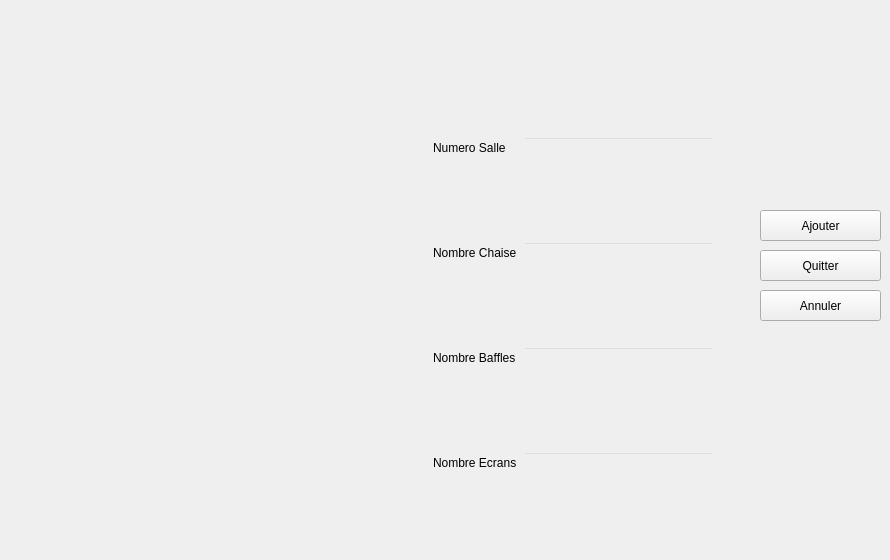
        <widget class="QWidget" name="Ajout_Reservation">
         <property name="styleSheet">
          <string notr="true"/>
         </property>
         <widget class="QPushButton" name="pushButton_13">
          <property name="geometry">
           <rect>
            <x>760</x>
            <y>250</y>
            <width>121</width>
            <height>31</height>
           </rect>
          </property>
          <property name="cursor">
           <cursorShape>PointingHandCursor</cursorShape>
          </property>
          <property name="styleSheet">
           <string notr="true"/>
          </property>
          <property name="text">
           <string>Quitter</string>
          </property>
          <property name="icon">
           <iconset resource="source.qrc">
            <normaloff>:/photos/close2.png</normaloff>:/photos/close2.png</iconset>
          </property>
         </widget>
         <widget class="QPushButton" name="return_from_ajout">
          <property name="geometry">
           <rect>
            <x>760</x>
            <y>290</y>
            <width>121</width>
            <height>31</height>
           </rect>
          </property>
          <property name="cursor">
           <cursorShape>PointingHandCursor</cursorShape>
          </property>
          <property name="styleSheet">
           <string notr="true"/>
          </property>
          <property name="text">
           <string>Annuler</string>
          </property>
          <property name="icon">
           <iconset resource="source.qrc">
            <normaloff>:/photos/return1.png</normaloff>:/photos/return1.png</iconset>
          </property>
         </widget>
         <widget class="QPushButton" name="pushButton_14">
          <property name="geometry">
           <rect>
            <x>760</x>
            <y>210</y>
            <width>121</width>
            <height>31</height>
           </rect>
          </property>
          <property name="cursor">
           <cursorShape>PointingHandCursor</cursorShape>
          </property>
          <property name="styleSheet">
           <string notr="true"/>
          </property>
          <property name="text">
           <string>Ajouter</string>
          </property>
          <property name="icon">
           <iconset resource="source.qrc">
            <normaloff>:/photos/add1.png</normaloff>:/photos/add1.png</iconset>
          </property>
         </widget>
         <widget class="QWidget" name="widget" native="true">
          <property name="geometry">
           <rect>
            <x>433</x>
            <y>60</y>
            <width>281</width>
            <height>491</height>
           </rect>
          </property>
          <property name="styleSheet">
           <string notr="true">QWidget{
background-color :rgba(0,0,0,0);
}
QLineEdit:focus {
	background-color: rgb(200, 200, 200);
 }</string>
          </property>
          <layout class="QGridLayout" name="gridLayout_3">
           <item row="0" column="0">
            <widget class="QLabel" name="label_64">
             <property name="text">
              <string>Numero Salle</string>
             </property>
            </widget>
           </item>
           <item row="0" column="1">
            <widget class="QLineEdit" name="nm_salle_ajout">
             <property name="styleSheet">
              <string notr="true"/>
             </property>
             <property name="readOnly">
              <bool>false</bool>
             </property>
            </widget>
           </item>
           <item row="1" column="0">
            <widget class="QLabel" name="label_65">
             <property name="text">
              <string>Nombre Chaise</string>
             </property>
            </widget>
           </item>
           <item row="1" column="1">
            <widget class="QLineEdit" name="nb_chaise_ajout">
             <property name="styleSheet">
              <string notr="true"/>
             </property>
            </widget>
           </item>
           <item row="2" column="0">
            <widget class="QLabel" name="label_67">
             <property name="text">
              <string>Nombre Baffles</string>
             </property>
            </widget>
           </item>
           <item row="2" column="1">
            <widget class="QLineEdit" name="nb_baffles_ajout">
             <property name="styleSheet">
              <string notr="true"/>
             </property>
            </widget>
           </item>
           <item row="3" column="0">
            <widget class="QLabel" name="label_66">
             <property name="text">
              <string>Nombre Ecrans</string>
             </property>
            </widget>
           </item>
           <item row="3" column="1">
            <widget class="QLineEdit" name="nb_ecrans_ajout">
             <property name="styleSheet">
              <string notr="true"/>
             </property>
            </widget>
           </item>
          </layout>
         </widget>
        </widget>
